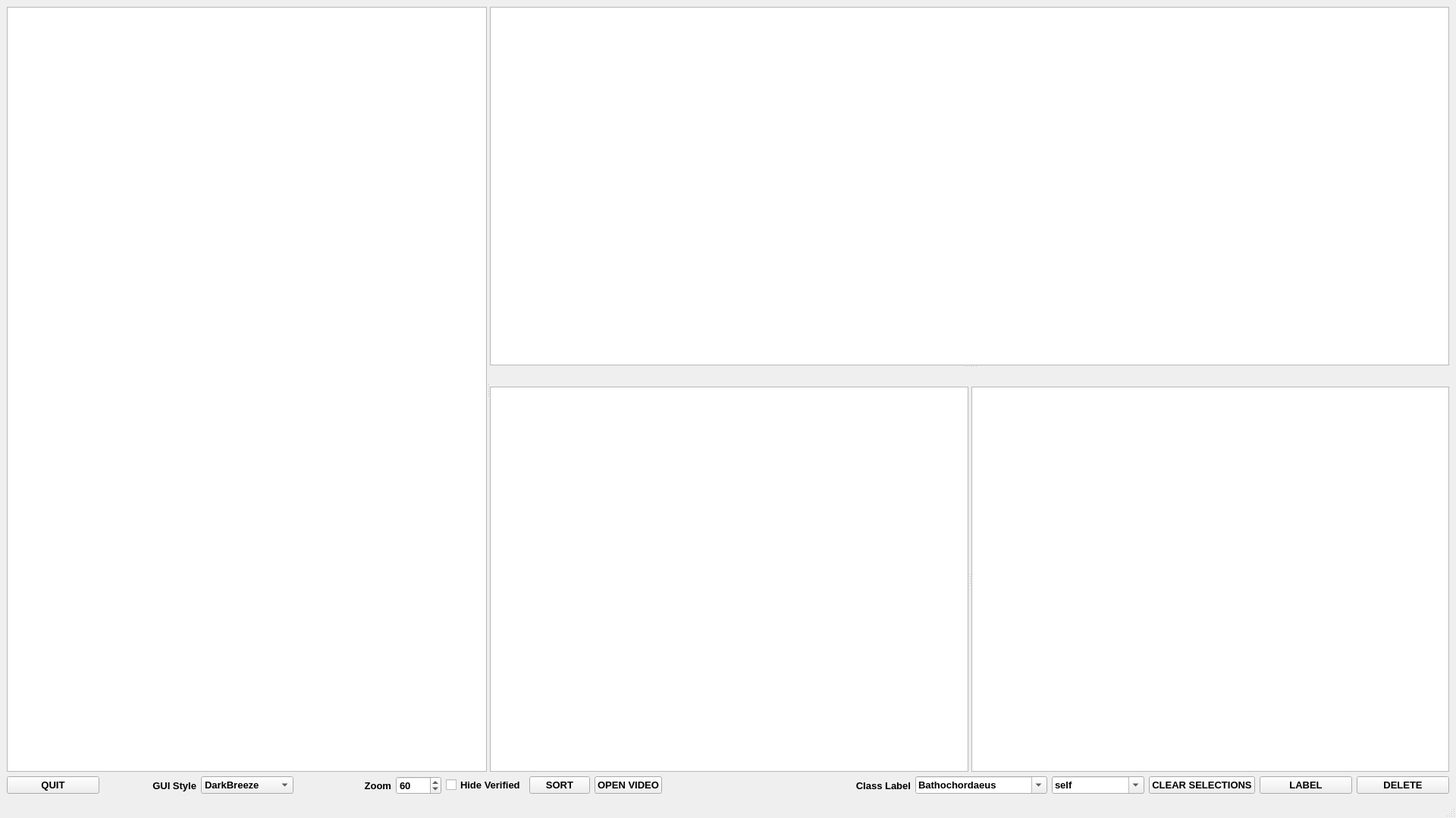
<?xml version="1.0" encoding="UTF-8"?>
<ui version="4.0">
 <class>MainWindow</class>
 <widget class="QMainWindow" name="MainWindow">
  <property name="geometry">
   <rect>
    <x>0</x>
    <y>0</y>
    <width>1920</width>
    <height>1079</height>
   </rect>
  </property>
  <property name="font">
   <font>
    <pointsize>8</pointsize>
    <weight>50</weight>
    <bold>false</bold>
   </font>
  </property>
  <property name="windowTitle">
   <string>MainWindow</string>
  </property>
  <widget class="QWidget" name="centralwidget">
   <layout class="QVBoxLayout" name="verticalLayout">
    <item>
     <widget class="QSplitter" name="splitter2">
      <property name="orientation">
       <enum>Qt::Horizontal</enum>
      </property>
      <widget class="QGraphicsView" name="roiGraphicsView">
       <property name="sizePolicy">
        <sizepolicy hsizetype="Expanding" vsizetype="Expanding">
         <horstretch>0</horstretch>
         <verstretch>0</verstretch>
        </sizepolicy>
       </property>
       <property name="minimumSize">
        <size>
         <width>320</width>
         <height>0</height>
        </size>
       </property>
       <property name="styleSheet">
        <string notr="true"/>
       </property>
      </widget>
      <widget class="QSplitter" name="splitter1">
       <property name="orientation">
        <enum>Qt::Vertical</enum>
       </property>
       <widget class="GraphicsView" name="roiDetailGraphicsView">
        <property name="maximumSize">
         <size>
          <width>16777215</width>
          <height>16777215</height>
         </size>
        </property>
        <property name="baseSize">
         <size>
          <width>0</width>
          <height>800</height>
         </size>
        </property>
        <property name="alignment">
         <set>Qt::AlignCenter</set>
        </property>
       </widget>
       <widget class="QWidget" name="infoPanel">
        <layout class="QVBoxLayout" name="verticalLayout_2">
         <item>
          <widget class="QLabel" name="varsObservationsLabel">
           <property name="font">
            <font>
             <family>MS Shell Dlg 2</family>
             <pointsize>12</pointsize>
             <weight>50</weight>
             <bold>false</bold>
            </font>
           </property>
           <property name="text">
            <string/>
           </property>
           <property name="alignment">
            <set>Qt::AlignCenter</set>
           </property>
          </widget>
         </item>
         <item>
          <widget class="QSplitter" name="splitter">
           <property name="sizePolicy">
            <sizepolicy hsizetype="Expanding" vsizetype="Expanding">
             <horstretch>0</horstretch>
             <verstretch>1</verstretch>
            </sizepolicy>
           </property>
           <property name="orientation">
            <enum>Qt::Horizontal</enum>
           </property>
           <widget class="QTextEdit" name="annotationXML">
            <property name="sizePolicy">
             <sizepolicy hsizetype="Expanding" vsizetype="Expanding">
              <horstretch>1</horstretch>
              <verstretch>0</verstretch>
             </sizepolicy>
            </property>
            <property name="font">
             <font>
              <family>MS Shell Dlg 2</family>
              <pointsize>12</pointsize>
              <weight>50</weight>
              <bold>false</bold>
             </font>
            </property>
           </widget>
           <widget class="QListWidget" name="imageInfoList">
            <property name="sizePolicy">
             <sizepolicy hsizetype="Expanding" vsizetype="Expanding">
              <horstretch>1</horstretch>
              <verstretch>0</verstretch>
             </sizepolicy>
            </property>
            <property name="font">
             <font>
              <family>MS Shell Dlg 2</family>
              <pointsize>12</pointsize>
              <weight>50</weight>
              <bold>false</bold>
             </font>
            </property>
           </widget>
          </widget>
         </item>
        </layout>
       </widget>
      </widget>
     </widget>
    </item>
    <item>
     <layout class="QHBoxLayout" name="horizontalLayout_2">
      <item>
       <widget class="QPushButton" name="quitButton">
        <property name="font">
         <font>
          <pointsize>10</pointsize>
          <weight>75</weight>
          <bold>true</bold>
         </font>
        </property>
        <property name="text">
         <string>QUIT</string>
        </property>
       </widget>
      </item>
      <item>
       <widget class="QLabel" name="label_3">
        <property name="font">
         <font>
          <pointsize>10</pointsize>
          <weight>75</weight>
          <bold>true</bold>
         </font>
        </property>
        <property name="text">
         <string>GUI Style</string>
        </property>
        <property name="alignment">
         <set>Qt::AlignRight|Qt::AlignTrailing|Qt::AlignVCenter</set>
        </property>
       </widget>
      </item>
      <item>
       <widget class="QComboBox" name="styleComboBox">
        <property name="font">
         <font>
          <pointsize>10</pointsize>
          <weight>75</weight>
          <bold>true</bold>
         </font>
        </property>
        <item>
         <property name="text">
          <string>DarkBreeze</string>
         </property>
        </item>
        <item>
         <property name="text">
          <string>DarkStyle</string>
         </property>
        </item>
        <item>
         <property name="text">
          <string>Default</string>
         </property>
        </item>
       </widget>
      </item>
      <item>
       <widget class="QLabel" name="Zoom">
        <property name="font">
         <font>
          <pointsize>10</pointsize>
          <weight>75</weight>
          <bold>true</bold>
         </font>
        </property>
        <property name="text">
         <string>Zoom</string>
        </property>
        <property name="alignment">
         <set>Qt::AlignRight|Qt::AlignTrailing|Qt::AlignVCenter</set>
        </property>
       </widget>
      </item>
      <item>
       <widget class="QSpinBox" name="zoomSpinBox">
        <property name="maximumSize">
         <size>
          <width>60</width>
          <height>16777215</height>
         </size>
        </property>
        <property name="font">
         <font>
          <pointsize>10</pointsize>
          <weight>75</weight>
          <bold>true</bold>
         </font>
        </property>
        <property name="minimum">
         <number>20</number>
        </property>
        <property name="maximum">
         <number>200</number>
        </property>
        <property name="singleStep">
         <number>20</number>
        </property>
        <property name="value">
         <number>60</number>
        </property>
       </widget>
      </item>
      <item>
       <layout class="QHBoxLayout" name="horizontalLayout">
        <item>
         <widget class="QCheckBox" name="hideLabeled">
          <property name="font">
           <font>
            <pointsize>10</pointsize>
            <weight>75</weight>
            <bold>true</bold>
           </font>
          </property>
          <property name="text">
           <string>Hide Verified</string>
          </property>
          <property name="checked">
           <bool>false</bool>
          </property>
         </widget>
        </item>
        <item>
         <widget class="QPushButton" name="sortButton">
          <property name="font">
           <font>
            <pointsize>10</pointsize>
            <weight>75</weight>
            <bold>true</bold>
           </font>
          </property>
          <property name="text">
           <string>SORT</string>
          </property>
         </widget>
        </item>
        <item>
         <widget class="QPushButton" name="openVideo">
          <property name="font">
           <font>
            <pointsize>10</pointsize>
            <weight>75</weight>
            <bold>true</bold>
           </font>
          </property>
          <property name="toolTip">
           <string>Open the relevant video in a web browser, if available (Ctrl-V)</string>
          </property>
          <property name="text">
           <string>OPEN VIDEO</string>
          </property>
          <property name="shortcut">
           <string>Ctrl+V</string>
          </property>
         </widget>
        </item>
       </layout>
      </item>
      <item>
       <spacer name="horizontalSpacer">
        <property name="orientation">
         <enum>Qt::Horizontal</enum>
        </property>
        <property name="sizeType">
         <enum>QSizePolicy::Maximum</enum>
        </property>
        <property name="sizeHint" stdset="0">
         <size>
          <width>200</width>
          <height>20</height>
         </size>
        </property>
       </spacer>
      </item>
      <item>
       <widget class="QLabel" name="label">
        <property name="font">
         <font>
          <pointsize>10</pointsize>
          <weight>75</weight>
          <bold>true</bold>
         </font>
        </property>
        <property name="text">
         <string>Class Label</string>
        </property>
        <property name="alignment">
         <set>Qt::AlignRight|Qt::AlignTrailing|Qt::AlignVCenter</set>
        </property>
       </widget>
      </item>
      <item>
       <widget class="QComboBox" name="labelComboBox">
        <property name="font">
         <font>
          <pointsize>10</pointsize>
          <weight>75</weight>
          <bold>true</bold>
         </font>
        </property>
        <property name="toolTip">
         <string>The class label to apply to annotations (edit label.txt to add / remove classes)</string>
        </property>
        <property name="editable">
         <bool>true</bool>
        </property>
        <item>
         <property name="text">
          <string>Bathochordaeus</string>
         </property>
        </item>
        <item>
         <property name="text">
          <string>Bathochordaeus House</string>
         </property>
        </item>
        <item>
         <property name="text">
          <string>Solmissus</string>
         </property>
        </item>
        <item>
         <property name="text">
          <string>Bathocyroe</string>
         </property>
        </item>
       </widget>
      </item>
      <item>
       <widget class="QComboBox" name="partComboBox">
        <property name="font">
         <font>
          <pointsize>10</pointsize>
          <weight>75</weight>
          <bold>true</bold>
         </font>
        </property>
        <property name="editable">
         <bool>true</bool>
        </property>
        <property name="currentText">
         <string>self</string>
        </property>
       </widget>
      </item>
      <item>
       <widget class="QPushButton" name="clearSelections">
        <property name="font">
         <font>
          <pointsize>10</pointsize>
          <weight>75</weight>
          <bold>true</bold>
         </font>
        </property>
        <property name="toolTip">
         <string>Clear all current selections (Ctrl-C)</string>
        </property>
        <property name="text">
         <string>CLEAR SELECTIONS</string>
        </property>
        <property name="shortcut">
         <string>Ctrl+C</string>
        </property>
       </widget>
      </item>
      <item>
       <widget class="QPushButton" name="labelSelectedButton">
        <property name="font">
         <font>
          <pointsize>10</pointsize>
          <weight>75</weight>
          <bold>true</bold>
         </font>
        </property>
        <property name="toolTip">
         <string>Apply Class Label to selected rois (Ctrl-S)</string>
        </property>
        <property name="text">
         <string>LABEL</string>
        </property>
        <property name="shortcut">
         <string>Ctrl+S</string>
        </property>
       </widget>
      </item>
      <item>
       <widget class="QPushButton" name="discardButton">
        <property name="font">
         <font>
          <pointsize>10</pointsize>
          <weight>75</weight>
          <bold>true</bold>
         </font>
        </property>
        <property name="toolTip">
         <string>Delete selected localizations (Ctrl-D)</string>
        </property>
        <property name="text">
         <string>DELETE</string>
        </property>
       </widget>
      </item>
     </layout>
    </item>
   </layout>
  </widget>
  <widget class="QStatusBar" name="statusBar"/>
  <widget class="QMenuBar" name="menuBar">
   <property name="geometry">
    <rect>
     <x>0</x>
     <y>0</y>
     <width>1920</width>
     <height>19</height>
    </rect>
   </property>
  </widget>
 </widget>
 <customwidgets>
  <customwidget>
   <class>GraphicsView</class>
   <extends>QGraphicsView</extends>
   <header>pyqtgraph</header>
  </customwidget>
 </customwidgets>
 <resources/>
 <connections>
  <connection>
   <sender>quitButton</sender>
   <signal>pressed()</signal>
   <receiver>MainWindow</receiver>
   <slot>close()</slot>
   <hints>
    <hint type="sourcelabel">
     <x>563</x>
     <y>861</y>
    </hint>
    <hint type="destinationlabel">
     <x>563</x>
     <y>450</y>
    </hint>
   </hints>
  </connection>
 </connections>
</ui>
